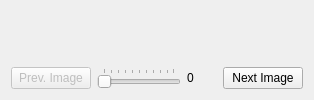
      <widget class="QWidget" name="layoutWidget">
       <layout class="QVBoxLayout" name="verticalLayout_3">
        <item>
         <layout class="QHBoxLayout" name="horizontalLayout_7">
          <item>
           <widget class="QWidget" name="pyqtgraph_widget" native="true">
            <property name="sizePolicy">
             <sizepolicy hsizetype="Expanding" vsizetype="Expanding">
              <horstretch>0</horstretch>
              <verstretch>0</verstretch>
             </sizepolicy>
            </property>
           </widget>
          </item>
         </layout>
        </item>
        <item>
         <layout class="QHBoxLayout" name="horizontalLayout_8">
          <item>
           <widget class="QPushButton" name="previous_image_button">
            <property name="enabled">
             <bool>false</bool>
            </property>
            <property name="text">
             <string>Prev. Image</string>
            </property>
           </widget>
          </item>
          <item>
           <widget class="QSlider" name="file_slider">
            <property name="layoutDirection">
             <enum>Qt::LeftToRight</enum>
            </property>
            <property name="orientation">
             <enum>Qt::Horizontal</enum>
            </property>
            <property name="tickPosition">
             <enum>QSlider::TicksAbove</enum>
            </property>
           </widget>
          </item>
          <item>
           <widget class="QLabel" name="image_slider_value">
            <property name="minimumSize">
             <size>
              <width>30</width>
              <height>0</height>
             </size>
            </property>
            <property name="maximumSize">
             <size>
              <width>30</width>
              <height>16777215</height>
             </size>
            </property>
            <property name="baseSize">
             <size>
              <width>50</width>
              <height>0</height>
             </size>
            </property>
            <property name="text">
             <string>0</string>
            </property>
           </widget>
          </item>
          <item>
           <widget class="QPushButton" name="next_image_button">
            <property name="text">
             <string>Next Image</string>
            </property>
           </widget>
          </item>
         </layout>
        </item>
       </layout>
      </widget>
